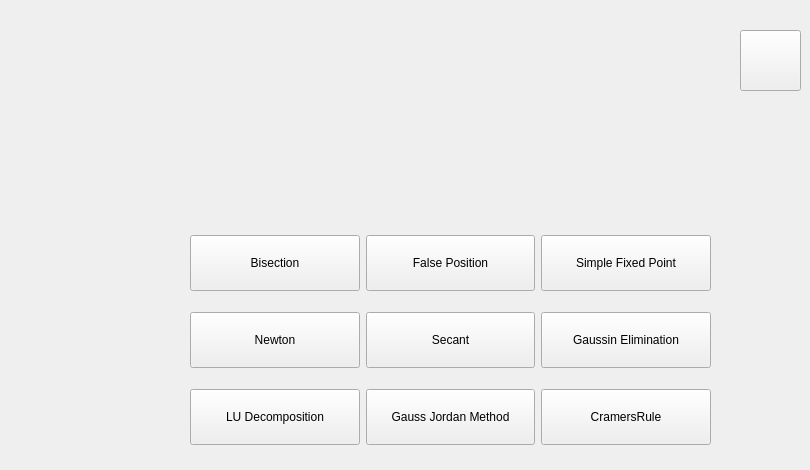
   <widget class="QWidget" name="main_tab">
    <attribute name="title">
     <string>main</string>
    </attribute>
    <widget class="QLabel" name="label">
     <property name="geometry">
      <rect>
       <x>360</x>
       <y>20</y>
       <width>181</width>
       <height>181</height>
      </rect>
     </property>
     <property name="maximumSize">
      <size>
       <width>200</width>
       <height>200</height>
      </size>
     </property>
     <property name="text">
      <string/>
     </property>
     <property name="pixmap">
      <pixmap>Logo.png</pixmap>
     </property>
     <property name="scaledContents">
      <bool>true</bool>
     </property>
    </widget>
    <widget class="QWidget" name="gridLayoutWidget_2">
     <property name="geometry">
      <rect>
       <x>190</x>
       <y>220</y>
       <width>521</width>
       <height>241</height>
      </rect>
     </property>
     <layout class="QGridLayout" name="gridLayout_2">
      <item row="1" column="2">
       <widget class="QPushButton" name="gaussin_elimination_btn">
        <property name="minimumSize">
         <size>
          <width>0</width>
          <height>56</height>
         </size>
        </property>
        <property name="text">
         <string>Gaussin Elimination</string>
        </property>
       </widget>
      </item>
      <item row="0" column="1">
       <widget class="QPushButton" name="falseposition_btn">
        <property name="minimumSize">
         <size>
          <width>0</width>
          <height>56</height>
         </size>
        </property>
        <property name="text">
         <string>False Position</string>
        </property>
       </widget>
      </item>
      <item row="0" column="2">
       <widget class="QPushButton" name="simple_fixed_point_btn">
        <property name="minimumSize">
         <size>
          <width>0</width>
          <height>56</height>
         </size>
        </property>
        <property name="text">
         <string>Simple Fixed Point</string>
        </property>
       </widget>
      </item>
      <item row="1" column="1">
       <widget class="QPushButton" name="secant_btn">
        <property name="minimumSize">
         <size>
          <width>0</width>
          <height>56</height>
         </size>
        </property>
        <property name="text">
         <string>Secant</string>
        </property>
       </widget>
      </item>
      <item row="0" column="0">
       <widget class="QPushButton" name="bisection_btn">
        <property name="minimumSize">
         <size>
          <width>0</width>
          <height>56</height>
         </size>
        </property>
        <property name="text">
         <string>Bisection</string>
        </property>
       </widget>
      </item>
      <item row="1" column="0">
       <widget class="QPushButton" name="newton_btn">
        <property name="minimumSize">
         <size>
          <width>0</width>
          <height>56</height>
         </size>
        </property>
        <property name="text">
         <string>Newton</string>
        </property>
       </widget>
      </item>
      <item row="2" column="0">
       <widget class="QPushButton" name="lu_decomposition_btn">
        <property name="minimumSize">
         <size>
          <width>0</width>
          <height>56</height>
         </size>
        </property>
        <property name="text">
         <string>LU Decomposition</string>
        </property>
       </widget>
      </item>
      <item row="2" column="2">
       <widget class="QPushButton" name="cramersrule_btn">
        <property name="minimumSize">
         <size>
          <width>0</width>
          <height>56</height>
         </size>
        </property>
        <property name="text">
         <string>CramersRule</string>
        </property>
       </widget>
      </item>
      <item row="2" column="1">
       <widget class="QPushButton" name="gauss_jordan_btn">
        <property name="minimumSize">
         <size>
          <width>0</width>
          <height>56</height>
         </size>
        </property>
        <property name="text">
         <string>Gauss Jordan Method</string>
        </property>
       </widget>
      </item>
     </layout>
    </widget>
    <widget class="QPushButton" name="settings_btn">
     <property name="geometry">
      <rect>
       <x>740</x>
       <y>30</y>
       <width>61</width>
       <height>61</height>
      </rect>
     </property>
     <property name="text">
      <string/>
     </property>
     <property name="icon">
      <iconset>
       <normaloff>settings.png</normaloff>settings.png</iconset>
     </property>
     <property name="iconSize">
      <size>
       <width>55</width>
       <height>74</height>
      </size>
     </property>
    </widget>
   </widget>
